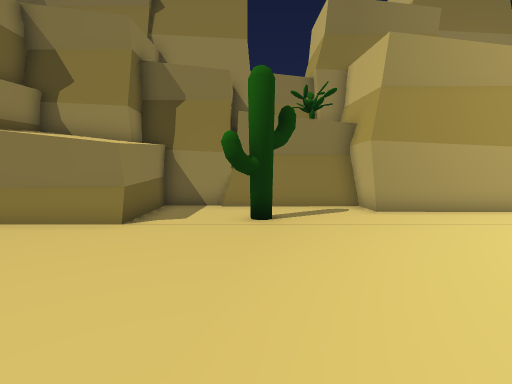
[1] (above)

17 first-person views from a walk through a scene from a Unity 3-D project. The camera is 1.2 m above the floor, tilts 4° down and sees 85° across. The floor is counted in squares, 1 m on a side. Each view is taken from the middle of a square. On the plan, view 1 faces up. The plan holds only what a view shows up to about 13 squares ahead; the rest is blank. The place goes on beyond the plan. The player is left out. Some animated figures are left out.

[2]
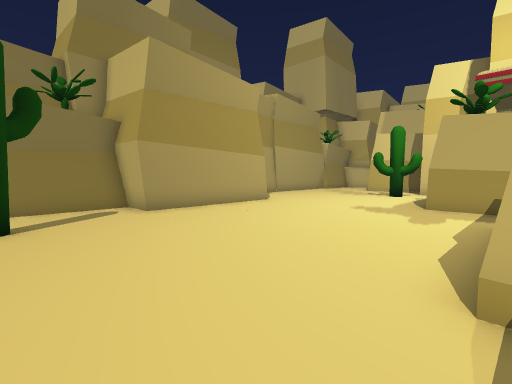

[3]
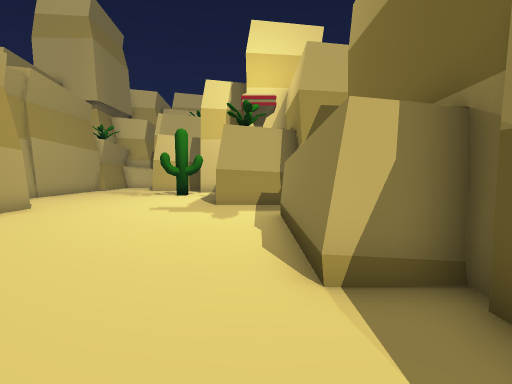

[4]
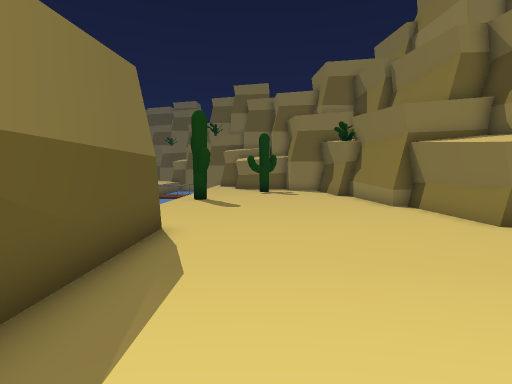

[5]
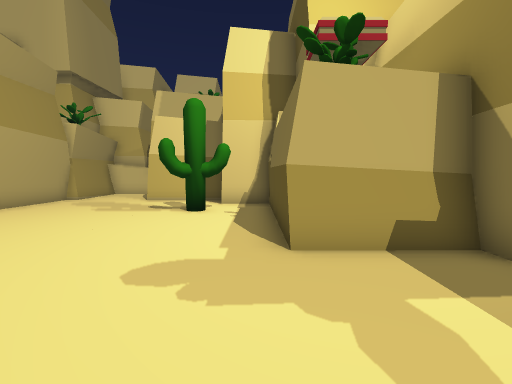

[6]
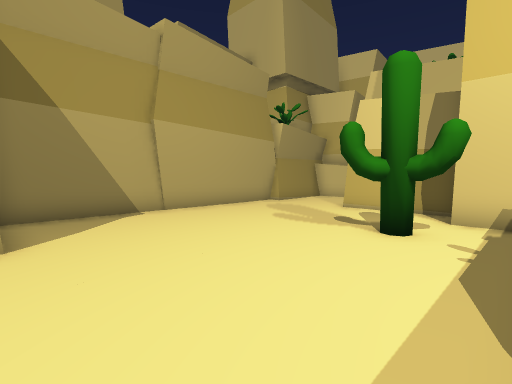

[7]
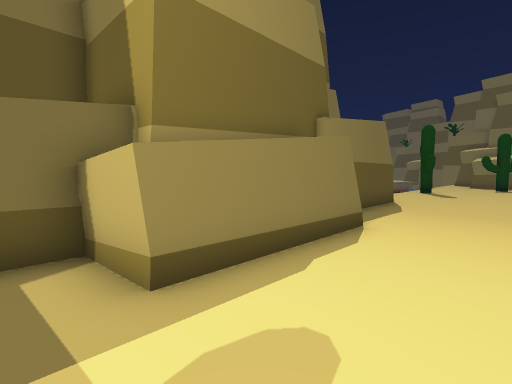

[8]
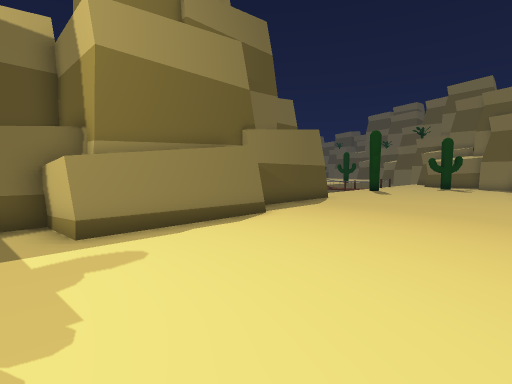

[9]
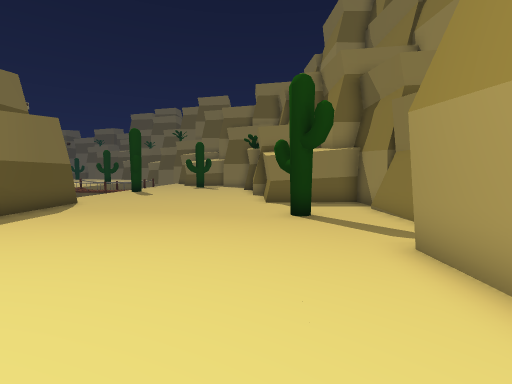

[10]
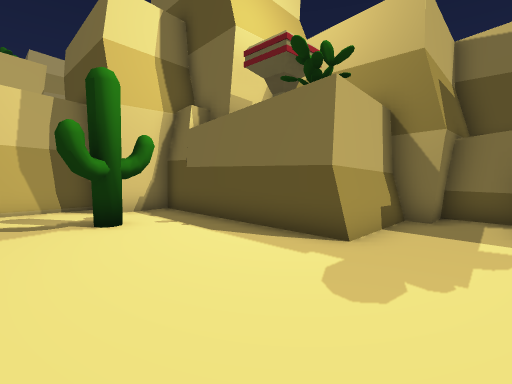

[11]
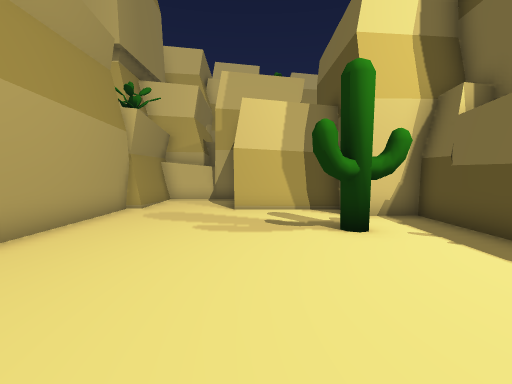

[12]
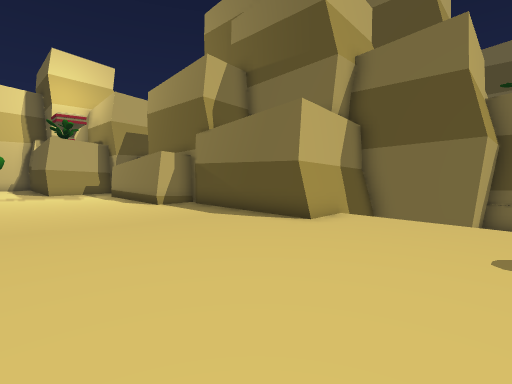

[13]
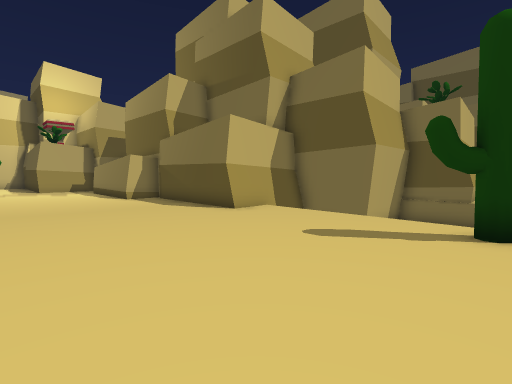

[14]
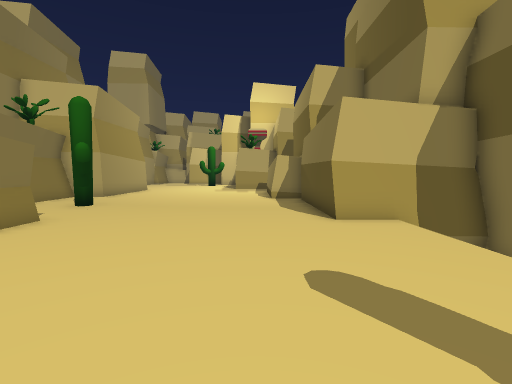

[15]
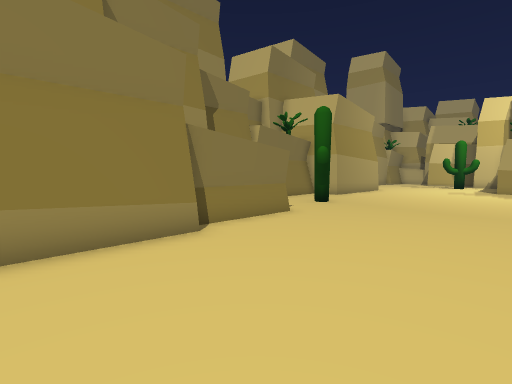

[16]
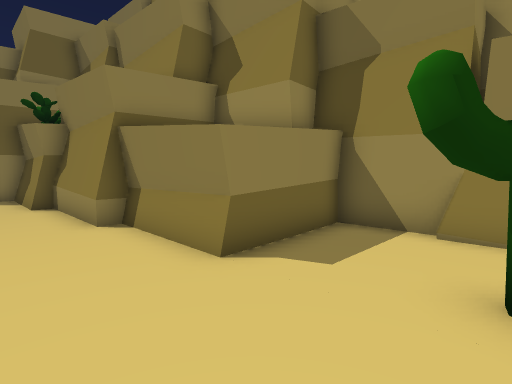

[17]
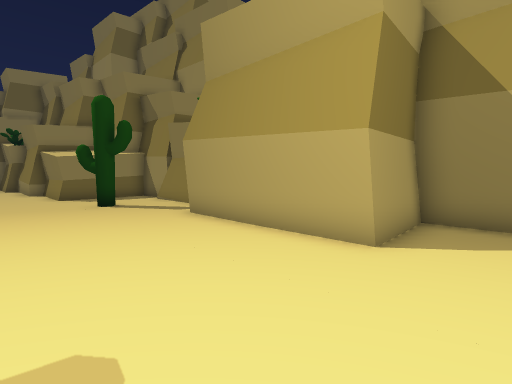

### Floor plan
Key: @ floor where view 1 was taken; . floor; v drop or lower ground; R rock; C cactus; O other object.
Columns run from 10 left of view 1 to 19 right of it. Each row starts with its distance up from view 1.
 14  RR          R
 13 RORRRRRRRR RRRRRRRR
 12    R               RRRRRRRRRRR
 11       RRR          R.........R
 10   R    RRRRRRRR    R..........
  9   R RRRR......RRRRRR..........
  8 RRR RRRR......................
  7    RRRRR.CC.................RR
  6 RRRR....................C...RR
  5 .........................C..RR
  4 .........................C.RRR
  3 ...........................R
  2 .....................RRRRRRR
  1 .....................R     R
  0 ..........@..RRRRRR..R
 -1 CC.....RRRRRRRRRRRR.RRRRR
 -2 C......RR   RR   RRRR
 -3  vvvvvvRR        R  R
 -4        RRRRR    RRRRR
 -5     RRRRR       R

Where each view was taken, in squares from view 1:
view 1: 0 up, 0 right, facing up
view 2: 0 up, 0 right, facing up-right
view 3: 1 up, 0 right, facing right
view 4: 1 up, 3 right, facing left
view 5: 3 up, 6 right, facing right
view 6: 3 up, 9 right, facing up-right
view 7: 3 up, 9 right, facing down-left
view 8: 6 up, 9 right, facing down-left
view 9: 6 up, 8 right, facing left
view 10: 7 up, 8 right, facing down-right
view 11: 7 up, 9 right, facing right
view 12: 5 up, 7 left, facing down-right
view 13: 5 up, 10 left, facing down-right
view 14: 1 up, 10 left, facing right
view 15: 1 up, 10 left, facing up-right
view 16: 4 up, 0 right, facing up-left
view 17: 4 up, 11 right, facing up-left
